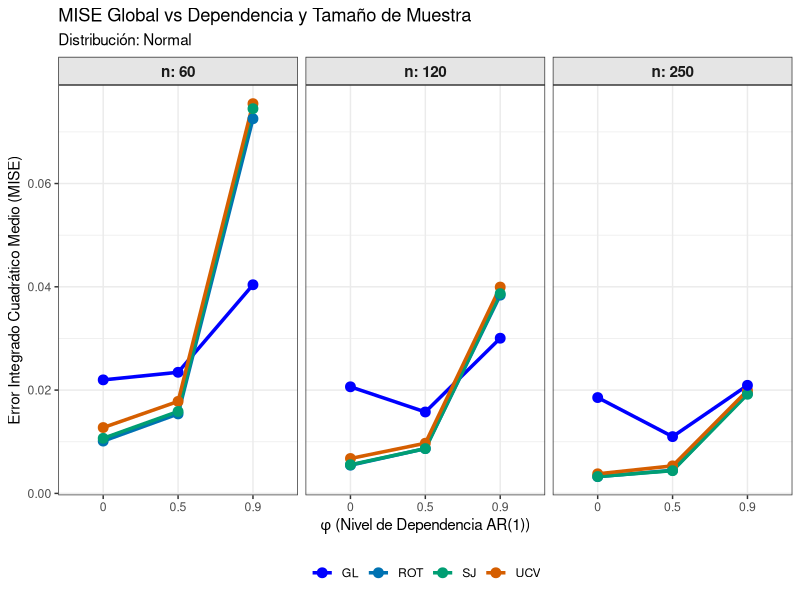
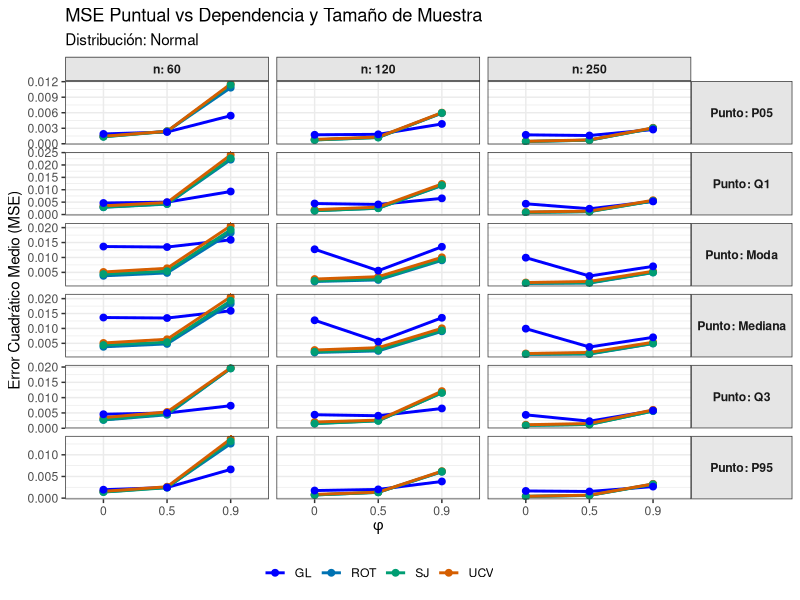
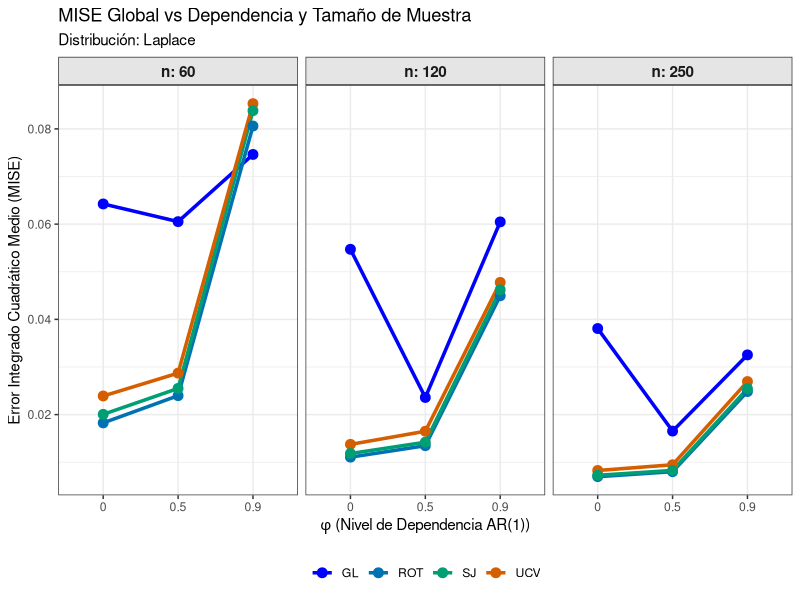
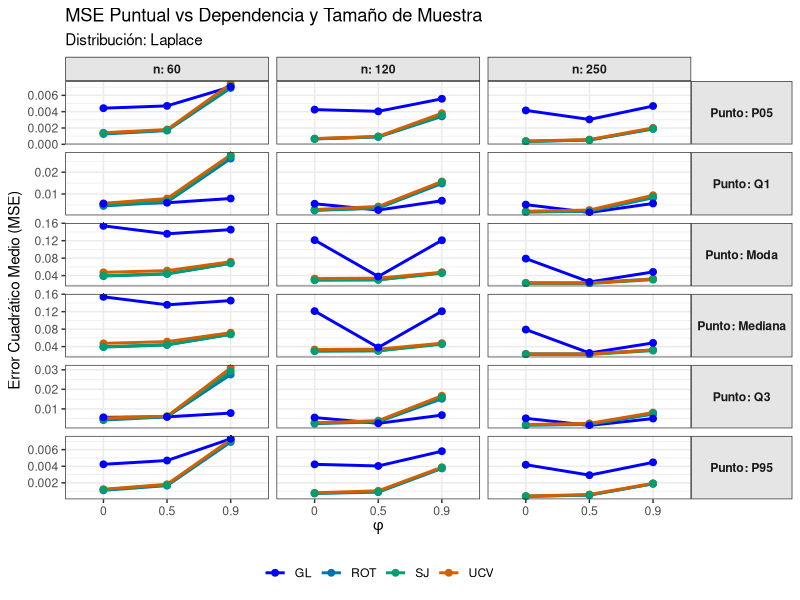
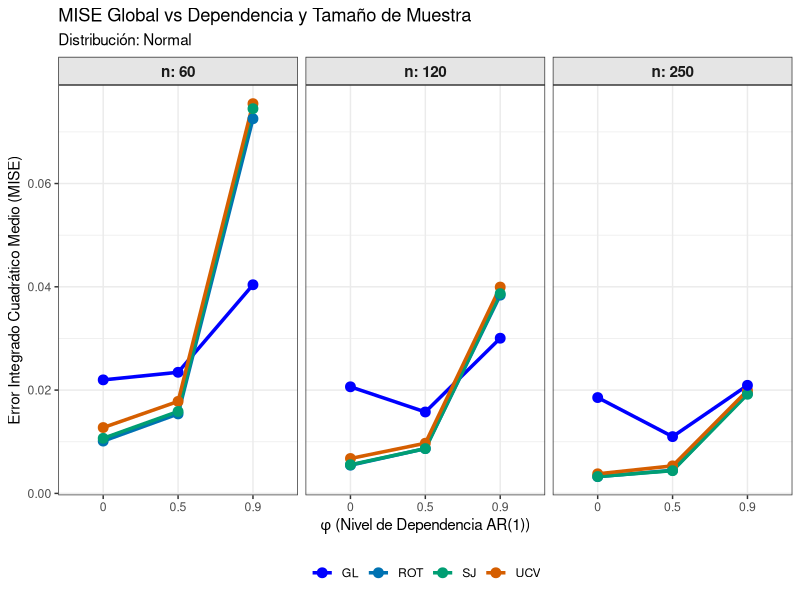
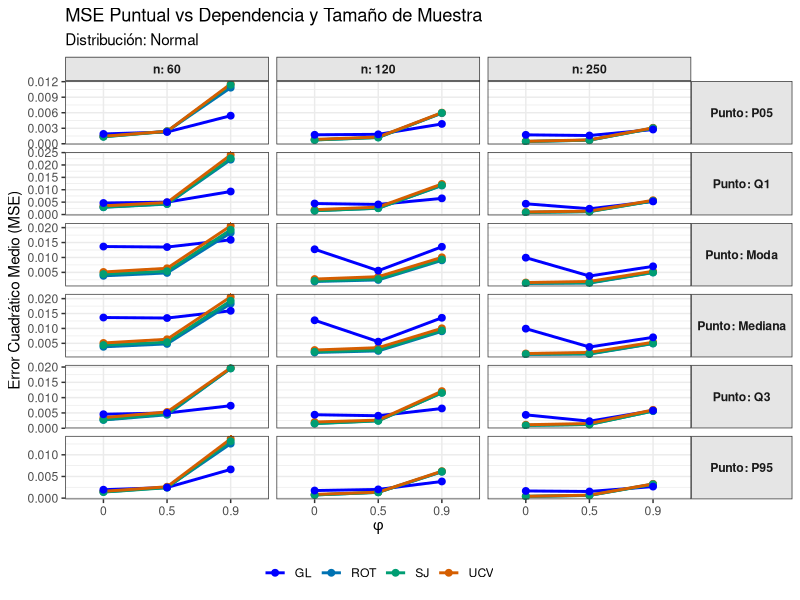
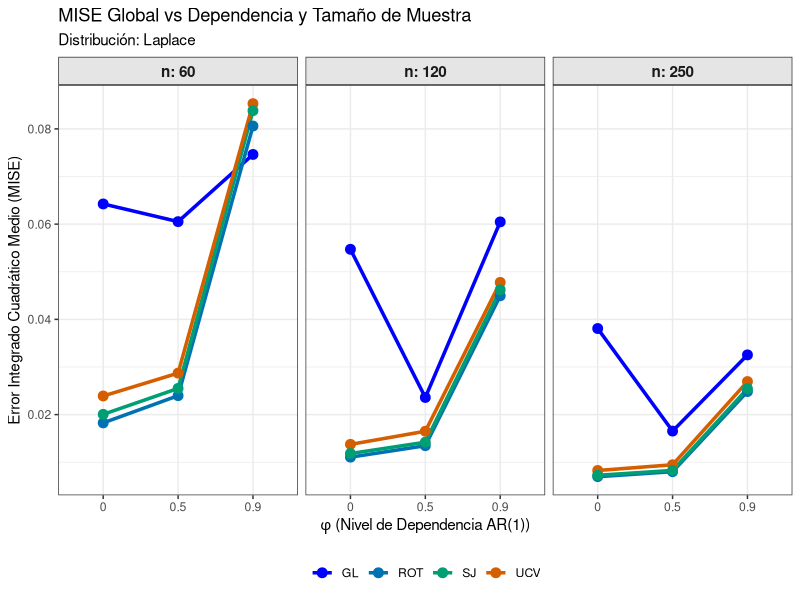
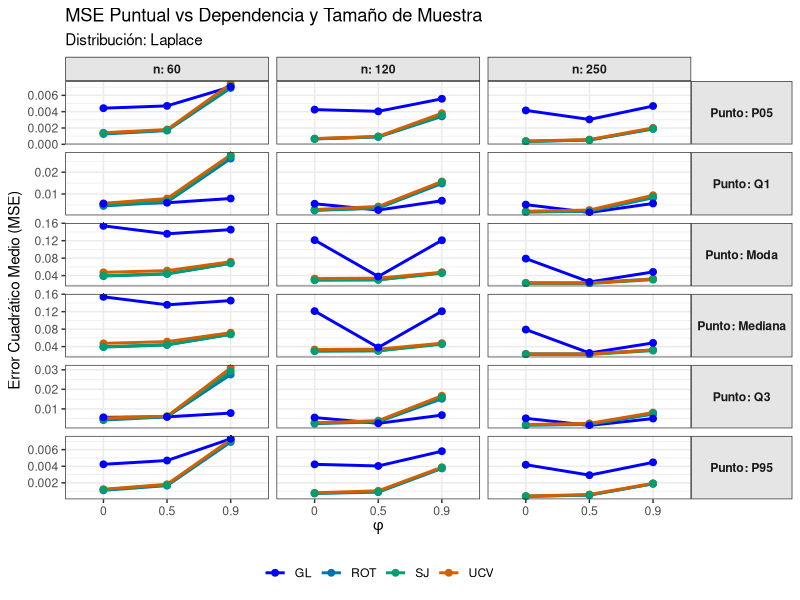

Write R code to recreate these figures, in order.
# =====================================================================
# SCRIPT DE VISUALIZACIÓN: IMPORTACIÓN DE EXCEL Y GRÁFICOS
# =====================================================================

# 1. Carga de paquetes necesarios
if (!require(readxl)) install.packages("readxl")
if (!require(ggplot2)) install.packages("ggplot2")
if (!require(tidyr)) install.packages("tidyr")
if (!require(dplyr)) install.packages("dplyr")

library(readxl)
library(ggplot2)
library(tidyr)
library(dplyr)

# Directorio donde guardaste los Excel
setwd("~/Desktop/tesis_sebastian/adaptive-density-weak-dep/scripts/simulations/Resultados")

# =====================================================================
# 2. IMPORTACIÓN Y CONSOLIDACIÓN DE DATOS (MISE y MSE)
# =====================================================================

# A) Lectura de archivos MISE (Inyectamos la columna 'n' de forma segura con mutate)
cat("Importando archivos MISE...\n")
mise_n60  <- read_excel("mise_simulacion_norm_laplace_n60.xlsx") %>% mutate(n = 60)
mise_n120 <- read_excel("mise_simulacion_norm_laplace_n120.xlsx") %>% mutate(n = 120)
mise_n250 <- read_excel("mise_simulacion_norm_laplace_n250.xlsx") %>% mutate(n = 250)

# Variables con nombres muy distintos para evitar confusiones
tabla_global_mise <- bind_rows(
  mise_n60, 
  mise_n120, 
  mise_n250
)

# B) Lectura de archivos MSE Puntual (Inyectamos la columna 'n')
cat("Importando archivos MSE Puntual...\n")
mse_n60  <- read_excel("mse_simulacion_norm_laplace_n60.xlsx") %>% mutate(n = 60)
mse_n120 <- read_excel("mse_simulacion_norm_laplace_n120.xlsx") %>% mutate(n = 120)
mse_n250 <- read_excel("mse_simulacion_norm_laplace_n250.xlsx") %>% mutate(n = 250)

tabla_puntual_mse <- bind_rows(
  mse_n60, 
  mse_n120, 
  mse_n250
)

# =====================================================================
# 3. FUNCIONES DE GRAFICACIÓN (ggplot2)
# =====================================================================

colores_metodos <- c("ROT" = "#0072B2", "UCV" = "#D55E00", "SJ" = "#009E73", "GL" = "blue")

# Función 1: Gráfico del MISE
generar_grafico_mise <- function(df_mise, nombre_densidad) {
  
  df_sub <- df_mise %>% filter(Distribucion == nombre_densidad)
  
  df_long <- df_sub %>%
    pivot_longer(cols = c(ROT, UCV, SJ, GL), names_to = "Metodo", values_to = "MISE")
  
  df_long$MISE <- as.numeric(df_long$MISE)
  
  p <- ggplot(df_long, aes(x = as.factor(Phi), y = MISE, color = Metodo, group = Metodo)) +
    geom_line(linewidth = 1.2) +
    geom_point(size = 3) +
    facet_wrap(~ n, labeller = label_both) + 
    theme_bw() +
    labs(
      title = paste("MISE Global vs Dependencia y Tamaño de Muestra"),
      subtitle = paste("Distribución:", nombre_densidad),
      x = expression(phi ~ "(Nivel de Dependencia AR(1))"),
      y = "Error Integrado Cuadrático Medio (MISE)"
    ) +
    scale_color_manual(values = colores_metodos) +
    theme(
      legend.position = "bottom",
      legend.title = element_blank(),
      strip.background = element_rect(fill = "gray90"),
      strip.text = element_text(face = "bold", size = 11)
    )
  
  print(p)
  
  nombre_archivo <- paste0("Grafico_MISE_", gsub(" ", "_", nombre_densidad), ".png")
  ggsave(nombre_archivo, plot = p, width = 10, height = 5, dpi = 300)
  cat("Guardado:", nombre_archivo, "\n")
}

# Función 2: Gráfico del MSE Puntual
generar_grafico_mse_puntual <- function(df_mse, nombre_densidad) {
  
  df_sub <- df_mse %>% filter(Distribucion == nombre_densidad)
  
  df_long <- df_sub %>%
    pivot_longer(cols = c(ROT, UCV, SJ, GL), names_to = "Metodo", values_to = "MSE")
  
  df_long$MSE <- as.numeric(df_long$MSE)
  
  orden_puntos <- c("P05", "Q1", "Moda", "Mediana", "Q3", "P95")
  df_long$Punto <- factor(df_long$Punto, levels = orden_puntos)
  
  p <- ggplot(df_long, aes(x = as.factor(Phi), y = MSE, color = Metodo, group = Metodo)) +
    geom_line(linewidth = 1) +
    geom_point(size = 2) +
    facet_grid(Punto ~ n, scales = "free_y", labeller = label_both) + 
    theme_bw() +
    labs(
      title = paste("MSE Puntual vs Dependencia y Tamaño de Muestra"),
      subtitle = paste("Distribución:", nombre_densidad),
      x = expression(phi),
      y = "Error Cuadrático Medio (MSE)"
    ) +
    scale_color_manual(values = colores_metodos) +
    theme(
      legend.position = "bottom",
      legend.title = element_blank(),
      strip.background = element_rect(fill = "gray90"),
      strip.text.y = element_text(angle = 0, face = "bold"), 
      strip.text.x = element_text(face = "bold")
    )
  
  print(p)
  
  nombre_archivo <- paste0("Grafico_MSE_", gsub(" ", "_", nombre_densidad), ".png")
  ggsave(nombre_archivo, plot = p, width = 10, height = 12, dpi = 300)
  cat("Guardado:", nombre_archivo, "\n")
}

# =====================================================================
# 4. EJECUCIÓN DE GRÁFICOS
# =====================================================================
cat("\nGenerando gráficos para Normal (3,1)...\n")
generar_grafico_mise(tabla_global_mise, "Normal")
generar_grafico_mse_puntual(tabla_puntual_mse, "Normal")

cat("\nGenerando gráficos para Laplace...\n")
generar_grafico_mise(tabla_global_mise, "Laplace")
generar_grafico_mse_puntual(tabla_puntual_mse, "Laplace")
